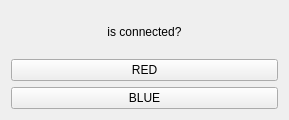
<?xml version="1.0" encoding="UTF-8"?>
<ui version="4.0">
 <class>Sender</class>
 <widget class="QWidget" name="Sender">
  <property name="geometry">
   <rect>
    <x>0</x>
    <y>0</y>
    <width>289</width>
    <height>120</height>
   </rect>
  </property>
  <property name="windowTitle">
   <string>Sender</string>
  </property>
  <layout class="QGridLayout">
   <property name="spacing">
    <number>6</number>
   </property>
   <item row="2" column="0">
    <widget class="QPushButton" name="blue">
     <property name="text">
      <string>BLUE</string>
     </property>
    </widget>
   </item>
   <item row="1" column="0">
    <widget class="QPushButton" name="red">
     <property name="text">
      <string>RED</string>
     </property>
    </widget>
   </item>
   <item row="0" column="0">
    <widget class="QLabel" name="label">
     <property name="text">
      <string>is connected?</string>
     </property>
     <property name="alignment">
      <set>Qt::AlignCenter</set>
     </property>
    </widget>
   </item>
  </layout>
 </widget>
 <resources/>
 <connections/>
</ui>
